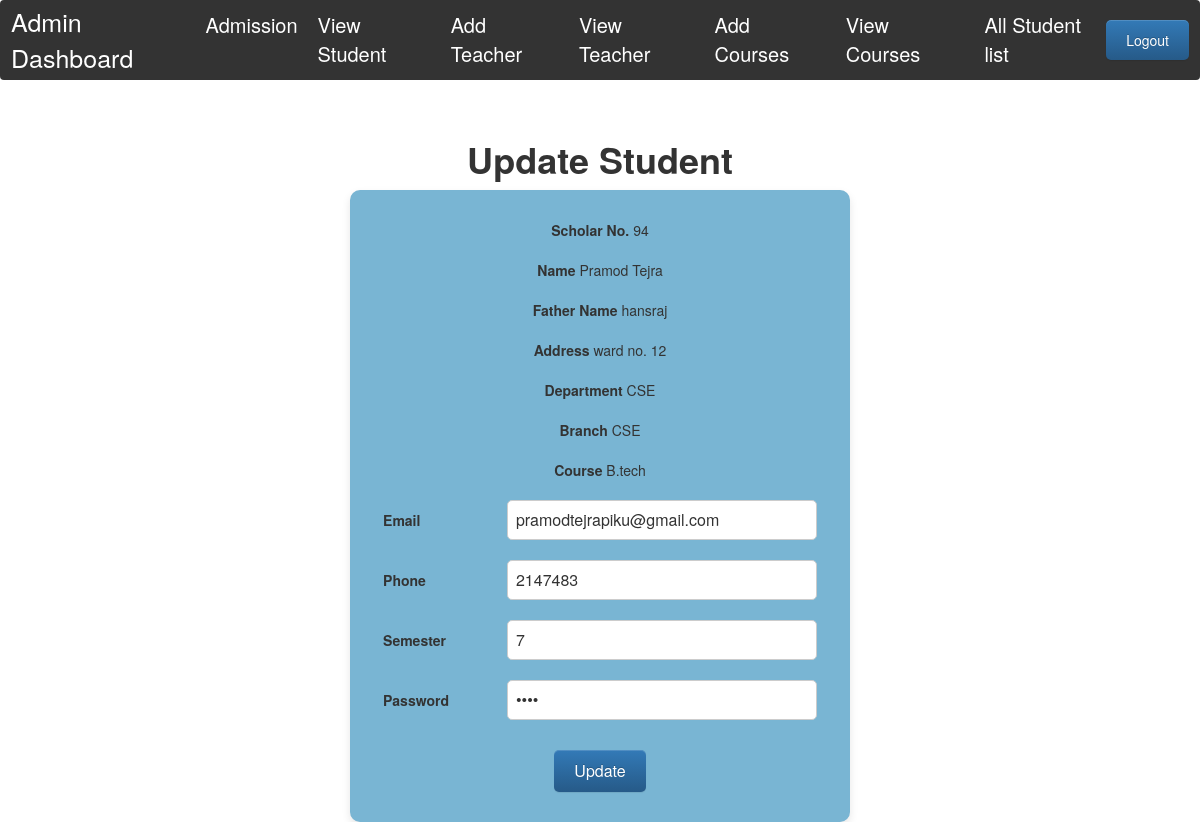
/Admin/StudentControl/update_student.php?schno_id=94 (signed in), run on the app's committed database.
### tables this page shows
CREATE TABLE `approve_user` (
  `username` varchar(50) NOT NULL,
  `mrms` text NOT NULL,
  `schno` int(11) NOT NULL,
  `name` varchar(50) DEFAULT NULL,
  `father` text NOT NULL,
  `address` varchar(50) NOT NULL,
  `gender` text NOT NULL,
  `jeerank` int(50) NOT NULL,
  `email` varchar(50) DEFAULT NULL,
  `phone` int(50) DEFAULT NULL,
  `department` varchar(50) DEFAULT NULL,
  `branch` varchar(50) DEFAULT NULL,
  `year` int(5) NOT NULL,
  `semester` int(50) DEFAULT NULL,
  `course` varchar(50) DEFAULT NULL,
  `section` int(50) DEFAULT NULL,
  `password` varchar(50) NOT NULL
);

### Admin/StudentControl/update_student.php (the view, shortened to what this page needs)
<?php
    $host="localhost";
    $user="root";
    $password="";
    $db="iiit_b";
    $data=mysqli_connect($host,$user,$password,$db);
    $id=$_GET['schno_id'];
    $sql="SELECT * FROM approve_user WHERE schno='$id' ";
    $result=mysqli_query($data,$sql);
    $info=$result->fetch_assoc();
?>
<!DOCTYPE html>
<html lang="en">
<head>
    <link rel="stylesheet" href="https://cdn.jsdelivr.net/npm/bootstrap@3.3.7/dist/css/bootstrap.min.css">
    <link rel="stylesheet" href="https://cdn.jsdelivr.net/npm/bootstrap@3.3.7/dist/css/bootstrap-theme.min.css">
</head>
<body>
    <?php
        include '../TeacherControl/admin_sidebar.php';
    ?>
        <div class="content">
            <center>
            <h1 style="font-weight:550;">Update Student</h1>
            <div class="add_deg">
            <form action="#" method="POST">
            <div>
                        <label>Scholar No.</label>
                        <?php echo "{$info['schno']}"; ?>
                        </div>
                    <div>
                        <label>Name</label>
                        <?php echo "{$info['name']}"; ?>
                        </div>
                        <div>
                        <label>Father Name</label>
                        <?php echo "{$info['father']}"; ?>
                    </div>
                    <div>
                        <label>Address</label>
                        <?php echo "{$info['address']}"; ?>
                    </div>
                    <div>
                        <label>Department</label>
                        <?php echo "{$info['department']}"; ?>
                    </div>
                    <div>
                        <label>Branch</label>
                        <?php echo "{$info['branch']}"; ?>
                    </div>
                    <div>
                        <label>Course</label>
                        <?php echo "{$info['course']}"; ?>
                    </div>
                     <div>
                        <label class="label_deg">Email</label>
                        <input type="email" name="email" value="<?php echo "{$info['email']}"; ?>">
                     </div>
                     <div>
                        <label class="label_deg">Phone</label>
                        <input type="number" name="phone" value="<?php echo "{$info['phone']}"; ?>">
                     </div>
                     <div>
                        <label class="label_deg">Semester</label>
                        <input type="text" name="semester" value="<?php echo "{$info['semester']}"; ?>">
                     </div>
                     <div>
                        <label class="label_deg">Password</label>
                        <input type="password" name="password" value="<?php echo "{$info['password']}"; ?>">
                     </div>
                     <div>
                        <input class ="btn btn-primary" type="submit" name="update" value="Update">
                     </div>
                </form>
            </div>
            </center>
        </div>
</body>
</html>

### Admin/StudentControl/update_student.php (style rules this page uses)
.content { margin-top: 5%; }
.label_deg { display: inline-block; text-align: left; width: 120px; padding-top: 10px; padding-bottom: 10px; margin-bottom: 5px; }
.add_deg { background-color: #f2f2f2; width: 500px; padding: 30px; margin: 0 auto; border-radius: 10px; box-shadow: 0 4px 8px rgba(0, 0, 0, 0.1); }
.label_deg { display: inline-block; text-align: left; width: 120px; padding-top: 10px; padding-bottom: 10px; }
.add_deg { background-color: rgb(121, 181, 211); width: 500px; padding: 30px; margin: 0 auto; border-radius: 10px; }
.add_deg form div { margin-bottom: 15px; }
.add_deg form div:last-child { margin-bottom: 0; }
.add_deg form input[type="text"], .add_deg form input[type="number"], .add_deg form input[type="email"], .add_deg form input[type="password"], .add_deg form select, .add_deg form textarea { width: calc(100% - 130px); padding: 8px; font-size: 16px; border-radius: 5px; border: 1px solid #ccc; box-sizing: border-box; }
.add_deg form input[type="submit"] { color: white; padding: 10px 20px; border: none; border-radius: 5px; cursor: pointer; font-size: 16px; margin-top: 10px; }

### Admin/TeacherControl/admin_sidebar.php (style rules this page uses)
.btn { padding: 10px 20px; background-color: #007bff; color: white; border: none; border-radius: 5px; cursor: pointer; }

### data on the page
approve_user: schno "94", name "Pramod Tejra", father "hansraj", address "ward no. 12", department "CSE", branch "CSE", course "B.tech", email "pramodtejrapiku@gmail.com", phone "2147483", semester "7"
